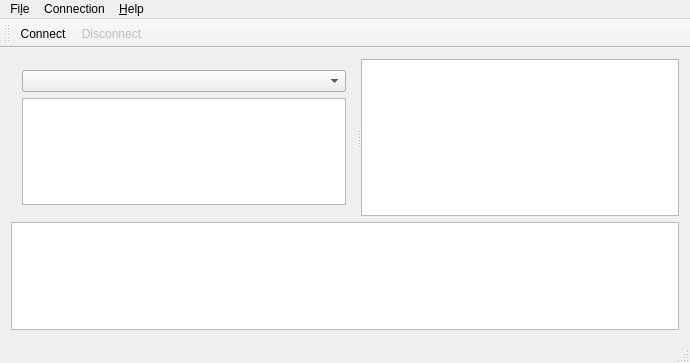
<?xml version="1.0" encoding="UTF-8"?>
<ui version="4.0">
 <class>MainWindow</class>
 <widget class="QMainWindow" name="MainWindow">
  <property name="geometry">
   <rect>
    <x>0</x>
    <y>0</y>
    <width>690</width>
    <height>363</height>
   </rect>
  </property>
  <property name="windowTitle">
   <string>p7gui</string>
  </property>
  <widget class="QWidget" name="centralWidget">
   <layout class="QVBoxLayout" name="verticalLayout_2">
    <item>
     <widget class="QSplitter" name="splitter">
      <property name="orientation">
       <enum>Qt::Horizontal</enum>
      </property>
      <widget class="QWidget" name="verticalLayoutWidget">
       <layout class="QVBoxLayout" name="verticalLayout">
        <item>
         <widget class="QComboBox" name="memoryComboBox"/>
        </item>
        <item>
         <widget class="CalculatorFileTree" name="calculatorFileView"/>
        </item>
       </layout>
      </widget>
      <widget class="FileSystemTree" name="systemFileView"/>
     </widget>
    </item>
    <item>
     <widget class="QTextEdit" name="logPanel">
      <property name="readOnly">
       <bool>true</bool>
      </property>
     </widget>
    </item>
   </layout>
  </widget>
  <widget class="QMenuBar" name="menuBar">
   <property name="geometry">
    <rect>
     <x>0</x>
     <y>0</y>
     <width>690</width>
     <height>22</height>
    </rect>
   </property>
   <widget class="QMenu" name="menuFile">
    <property name="title">
     <string>Fi&amp;le</string>
    </property>
    <addaction name="actionQuitter"/>
   </widget>
   <widget class="QMenu" name="menuConnection">
    <property name="title">
     <string>Connection</string>
    </property>
    <addaction name="actionConnect"/>
    <addaction name="actionDisconnect"/>
    <addaction name="actionInfo"/>
    <addaction name="separator"/>
    <addaction name="actionOptimize"/>
   </widget>
   <widget class="QMenu" name="menuHelp">
    <property name="title">
     <string>&amp;Help</string>
    </property>
    <addaction name="actionShow_logs"/>
    <addaction name="separator"/>
    <addaction name="actionAbout_P7_Gui"/>
    <addaction name="actionAbout_P7"/>
    <addaction name="actionAbout_Qt"/>
   </widget>
   <addaction name="menuFile"/>
   <addaction name="menuConnection"/>
   <addaction name="menuHelp"/>
  </widget>
  <widget class="QToolBar" name="mainToolBar">
   <attribute name="toolBarArea">
    <enum>TopToolBarArea</enum>
   </attribute>
   <attribute name="toolBarBreak">
    <bool>false</bool>
   </attribute>
   <addaction name="actionConnect"/>
   <addaction name="actionDisconnect"/>
  </widget>
  <widget class="QStatusBar" name="statusBar"/>
  <action name="actionConnect">
   <property name="text">
    <string>&amp;Connect</string>
   </property>
  </action>
  <action name="actionDisconnect">
   <property name="enabled">
    <bool>false</bool>
   </property>
   <property name="text">
    <string>&amp;Disconnect</string>
   </property>
  </action>
  <action name="actionQuitter">
   <property name="text">
    <string>&amp;Quitter</string>
   </property>
  </action>
  <action name="actionAbout_P7_Gui">
   <property name="text">
    <string>&amp;About P7 Gui</string>
   </property>
  </action>
  <action name="actionAbout_P7">
   <property name="text">
    <string>About &amp;P7</string>
   </property>
  </action>
  <action name="actionAbout_Qt">
   <property name="text">
    <string>About &amp;Qt</string>
   </property>
  </action>
  <action name="actionInfo">
   <property name="enabled">
    <bool>false</bool>
   </property>
   <property name="text">
    <string>&amp;Infos</string>
   </property>
  </action>
  <action name="actionOptimize">
   <property name="enabled">
    <bool>false</bool>
   </property>
   <property name="text">
    <string>&amp;Optimize</string>
   </property>
  </action>
  <action name="actionShow_logs">
   <property name="checkable">
    <bool>true</bool>
   </property>
   <property name="text">
    <string>&amp;Show Logs</string>
   </property>
  </action>
 </widget>
 <layoutdefault spacing="6" margin="11"/>
 <customwidgets>
  <customwidget>
   <class>FileSystemTree</class>
   <extends>QTreeView</extends>
   <header>FileSystemTree.h</header>
  </customwidget>
  <customwidget>
   <class>CalculatorFileTree</class>
   <extends>QTreeView</extends>
   <header>CalculatorFileTree.h</header>
  </customwidget>
 </customwidgets>
 <resources/>
 <connections>
  <connection>
   <sender>actionAbout_P7</sender>
   <signal>triggered()</signal>
   <receiver>MainWindow</receiver>
   <slot>aboutP7()</slot>
   <hints>
    <hint type="sourcelabel">
     <x>-1</x>
     <y>-1</y>
    </hint>
    <hint type="destinationlabel">
     <x>344</x>
     <y>181</y>
    </hint>
   </hints>
  </connection>
  <connection>
   <sender>actionAbout_P7_Gui</sender>
   <signal>triggered()</signal>
   <receiver>MainWindow</receiver>
   <slot>aboutGui()</slot>
   <hints>
    <hint type="sourcelabel">
     <x>-1</x>
     <y>-1</y>
    </hint>
    <hint type="destinationlabel">
     <x>344</x>
     <y>255</y>
    </hint>
   </hints>
  </connection>
  <connection>
   <sender>actionAbout_Qt</sender>
   <signal>triggered()</signal>
   <receiver>MainWindow</receiver>
   <slot>aboutQt()</slot>
   <hints>
    <hint type="sourcelabel">
     <x>-1</x>
     <y>-1</y>
    </hint>
    <hint type="destinationlabel">
     <x>344</x>
     <y>255</y>
    </hint>
   </hints>
  </connection>
  <connection>
   <sender>actionConnect</sender>
   <signal>triggered()</signal>
   <receiver>MainWindow</receiver>
   <slot>startConnection()</slot>
   <hints>
    <hint type="sourcelabel">
     <x>-1</x>
     <y>-1</y>
    </hint>
    <hint type="destinationlabel">
     <x>344</x>
     <y>255</y>
    </hint>
   </hints>
  </connection>
  <connection>
   <sender>actionDisconnect</sender>
   <signal>triggered()</signal>
   <receiver>MainWindow</receiver>
   <slot>stopConnection()</slot>
   <hints>
    <hint type="sourcelabel">
     <x>-1</x>
     <y>-1</y>
    </hint>
    <hint type="destinationlabel">
     <x>344</x>
     <y>255</y>
    </hint>
   </hints>
  </connection>
  <connection>
   <sender>actionInfo</sender>
   <signal>triggered()</signal>
   <receiver>MainWindow</receiver>
   <slot>showConnectionInfos()</slot>
   <hints>
    <hint type="sourcelabel">
     <x>-1</x>
     <y>-1</y>
    </hint>
    <hint type="destinationlabel">
     <x>344</x>
     <y>183</y>
    </hint>
   </hints>
  </connection>
  <connection>
   <sender>actionShow_logs</sender>
   <signal>triggered(bool)</signal>
   <receiver>logPanel</receiver>
   <slot>setVisible(bool)</slot>
   <hints>
    <hint type="sourcelabel">
     <x>-1</x>
     <y>-1</y>
    </hint>
    <hint type="destinationlabel">
     <x>344</x>
     <y>274</y>
    </hint>
   </hints>
  </connection>
 </connections>
 <slots>
  <slot>aboutQt()</slot>
  <slot>aboutGui()</slot>
  <slot>aboutP7()</slot>
  <slot>startConnection()</slot>
  <slot>stopConnection()</slot>
  <slot>refresh()</slot>
  <slot>showConnectionInfos()</slot>
 </slots>
</ui>
